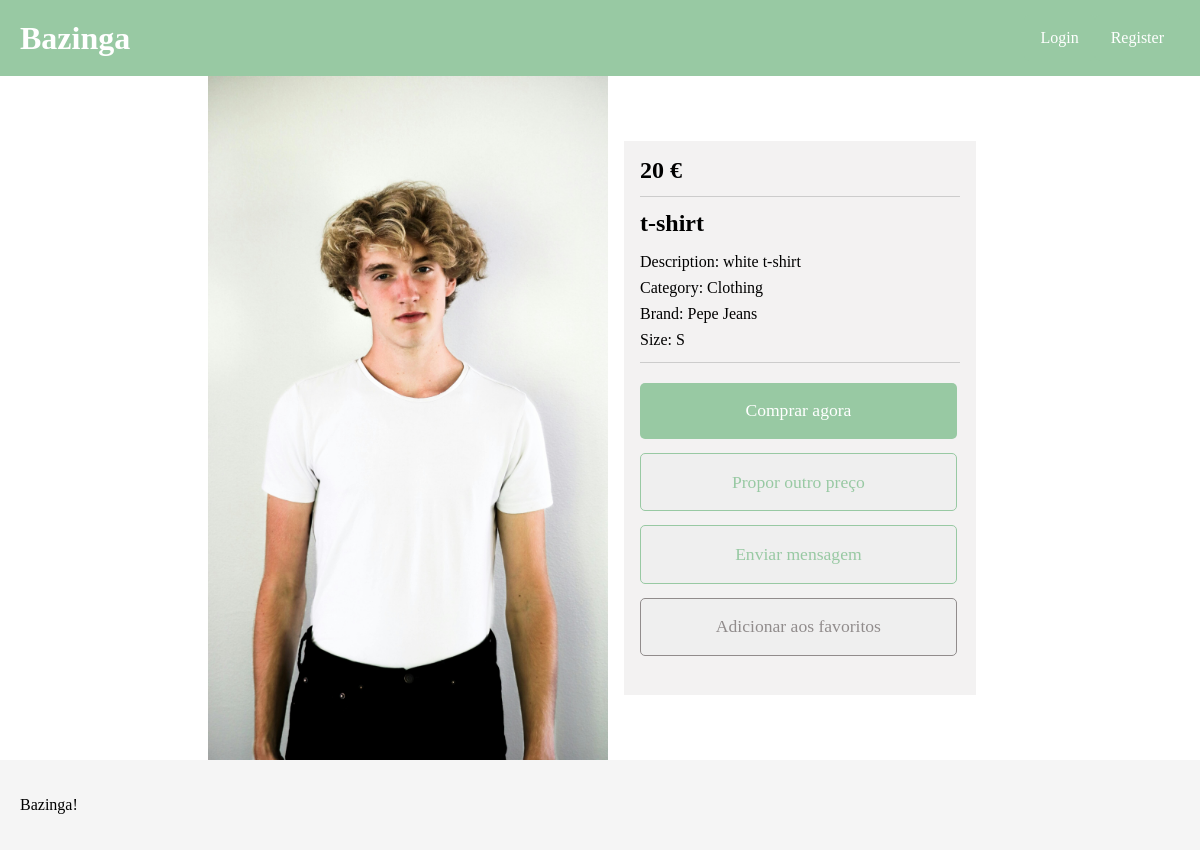
Screenshot of /product.php?id=1 with the database file from the repository.
### tables this page shows
CREATE TABLE product (
   productID INTEGER PRIMARY KEY,
   name VARCHAR,
   description VARCHAR,
   price REAL,
   categoryID INTEGER,
   sizeID INTEGER,
   conditionID INTEGER,
   userID INTEGER,
   brand VARCHAR,
   model VARCHAR,
   images VARCHAR,  -- check out later
   FOREIGN KEY (userID) REFERENCES users(userID),
   FOREIGN KEY (categoryID) REFERENCES productCategory(categoryID),
   FOREIGN KEY (sizeID) REFERENCES productSize(sizeID),
   FOREIGN KEY (conditionID) REFERENCES productCondition(conditionID)
);

CREATE TABLE productCategory (
   categoryID INTEGER PRIMARY KEY,
   name VARCHAR
);

CREATE TABLE productSize (
   sizeID INTEGER PRIMARY KEY,
   name VARCHAR
);

### product.php (called while the page is built, shortened)
<?php
    require_once('database/articles.php');
    require_once('database/filters.php');
    require_once('templates/article.tl.php');
    require_once('templates/footer.tl.php');
    require_once('templates/header.tl.php');
    $id = $_GET['id'];
    $db = getDatabaseConnection();
    $article = getArticleById($db, $id);
    printArticleById($db, $article, $_SESSION['userID'], $id);
?>

### database/articles.php (called while the page is built, shortened)
<?php
   function getArticleById($db, $id){
      $stmt = $db->prepare(
         "SELECT product.*, users.avatar FROM product LEFT JOIN users ON product.userID = users.userID WHERE productID = ?"
      );
      $stmt->execute(array($id));
      $article = $stmt->fetch();
      return $article;
   }
?>

### database/filters.php (called while the page is built, shortened)
<?php
   function getCategoryByID($db, $id){
      $stmt = $db->prepare(
         "SELECT * FROM productCategory WHERE categoryID=?"
      );
      $stmt->bindParam(1, $id);
      $stmt->execute();
      $category = $stmt->fetch();
      return $category;
   }
   function getSizeByID($db, $id){
      $stmt = $db->prepare(
         "SELECT * FROM productSize WHERE sizeID=?"
      );
      $stmt->bindParam(1, $id);
      $stmt->execute();
      $size = $stmt->fetch();
      return $size;
   }
?>

### templates/article.tl.php (the view, shortened to what this page needs)
<?php
   function printArticleById($db, $article, $userId, $id){
      $images = explode(",", $article['images']);
?>
   <div class="container">
      <img src="<?=$images[0]?>" alt="product">
      <aside class="product-column">
         <h1 class="price"><?=$article['price']?> €</h1>
         <hr class="separator">
         <h2 class="name"><?=$article['name']?></h2>
         <h2 class="description">Description: <?=$article['description']?></h2>
         <?php
         $category = getCategoryByID($db, $article['categoryID']);
         ?>
         <h2 class="category">Category: <?=$category['name']?></h2>
         <?php if($article['brand'] != null): ?>
            <h2 class="brand">Brand: <?=$article['brand']?></j2>
         <?php endif; ?>
         <?php if($article['sizeID'] != null):
            $size = getSizeByID($db, $article['sizeID']); ?>
            <h2 class="size">Size: <?=$size['name']?></h2>
         <?php endif; ?>
         <hr class="separator">
         <button type="submit" id="buyBtn">Comprar agora</button>
         <button type="submit" id="proposalBtn">Propor outro preço</button>
         <a href=<?= "../actions/initialize_chat.php?q=" . $id ?> ><button type="submit" id="sendBtn">Enviar mensagem</button></a>
         <?php
            $exists = false;
            if($exists === false){
               ?>
               <form id="addToFavoritesForm" action="../actions/favorite.php" method="POST">
                  <button type="submit" id="addBtn">Adicionar aos favoritos</button>
               </form>
               <?php
            }
         ?>
      </aside>
   </div>
<?php
   }
?>

### css/navbar.css (style rules this page uses)
body { margin: 0; font-family: Arial, sans-serif; }

### css/landing.css (style rules this page uses)
* { font-family: Georgia, 'Times New Roman', Times, serif }

### css/productPage.css (style rules this page uses)
.product-column { display: flex; flex-direction: column; width: 20em; padding: 1em; margin: 1em; background-color: rgb(243, 242, 242); }
.separator { width: 100%; border: none; border-bottom: 1px solid #ccc; margin: 0.8em 0 0.8em 0; }
.price { font-size: 1.5em; margin: 0; }
.name, .description, .category, .brand, .model, .size, .condition { margin: 0; }
.description { margin-top: 1em; }
.category, .brand, .model, .size, .condition { margin-top: 0.5em; }
.description, .category, .brand, .model, .size, .condition { font-weight: normal; font-size: medium; }
#addBtn, #sendBtn, #proposalBtn, #buyBtn, #removeBtn { width: 18em; padding: 1em; margin: 0.4em 0 0.4em 0; font-size: 1.1em; border-radius: 5px; cursor: pointer; }
#buyBtn { color: white; background-color: #98C9A3; border: none; }
#proposalBtn, #sendBtn { color: #98C9A3; border: 1px solid #98C9A3; }
#addBtn { color: rgb(145, 140, 140); border: 1px solid rgb(145, 140, 140); }

### css/wishlist.css (style rules this page uses)
* { font-family: Georgia, 'Times New Roman', Times, serif }

### rows the page displays
product: price "20", name "t-shirt", description "white t-shirt", brand "Pepe Jeans"
productcategory: name "Clothing"
productsize: name "S"
